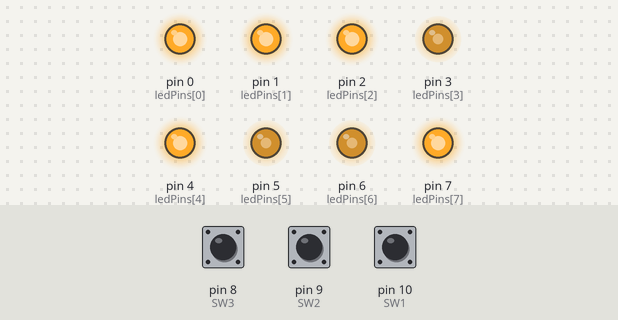
Bench run of a sketch on a simulated Arduino Uno, built with avr-gcc and run on an emulated ATmega328P. On the bench: output pins drawn as LEDs (lit = HIGH). Inputs (shaded band) come from the test bench; at power-on: pin 9 (SW2) HIGH, pin 10 (SW1) HIGH, pin 8 (SW3) HIGH.

Above: at 1.2 s.
1.3 s: pin 9 (SW2) pulled LOW for 1 s
At 3.3 s:
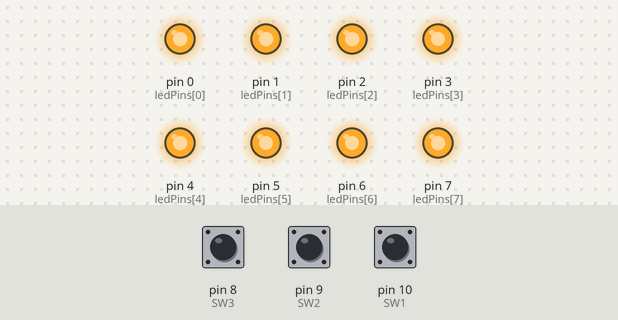
3.8 s: pin 10 (SW1) pulled LOW for 1 s
At 5.1 s:
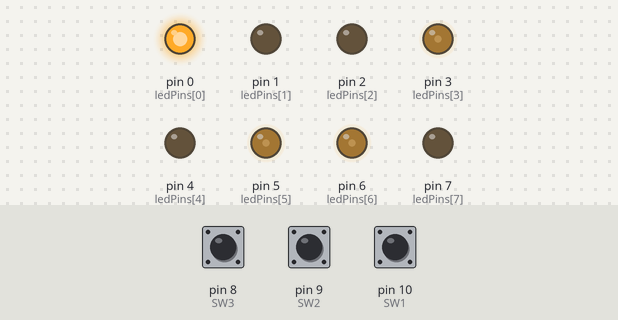
6.3 s: pin 8 (SW3) pulled LOW for 0.15 s
At 6.38 s:
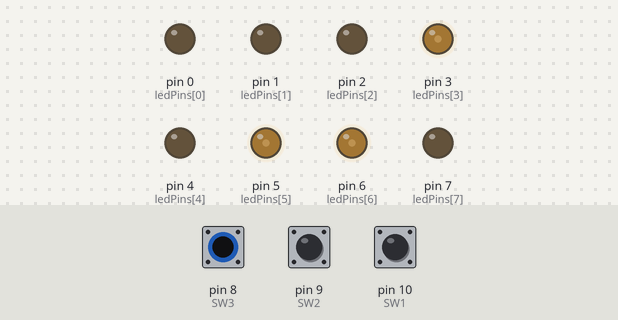
7.9 s: pin 10 (SW1) pulled LOW for 3.2 s
At 9.5 s:
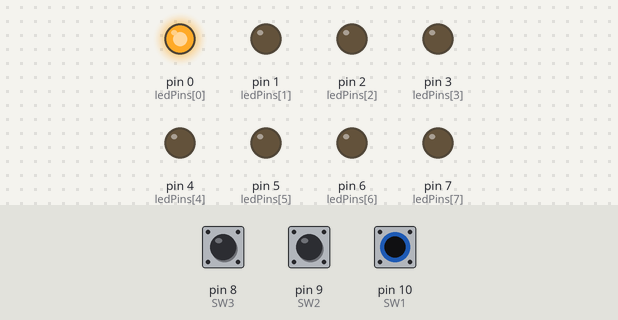
12.6 s: pin 8 (SW3) pulled LOW for 1 s
At 13.4 s:
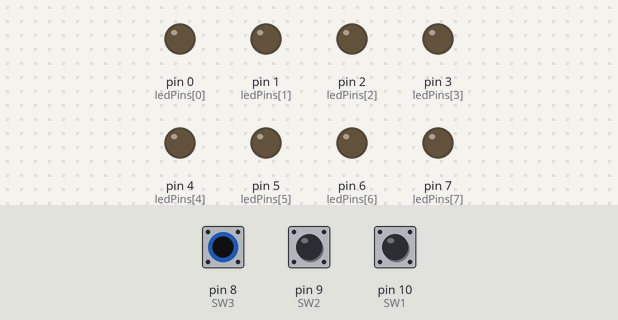
15.1 s: pin 8 (SW3) pulled LOW for 3.2 s
At 18.9 s:
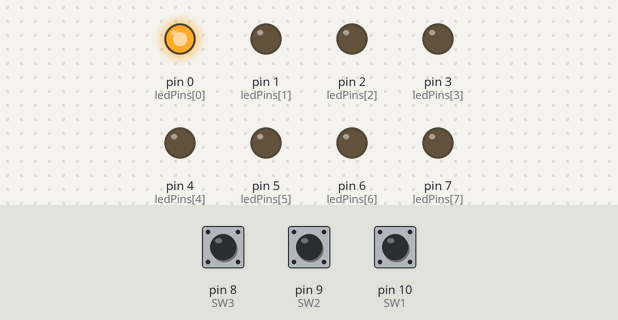
Timing chart, 0 to 20.4 s (numbered marks = the images above; inputs shaded):
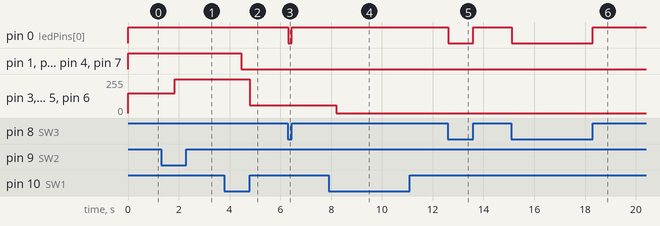

The sketch:

attiny_Hack_the_Badge_V2.ino
```cpp
/*  Hack the hacksaar.de badge
 *  https://git.hacksaar.de/mase/tks-badge
 *  special thanks to mase, giving me the hardware to gain experiences
 *  mancas@lugsaar.de
*/

// pins of the switches
const int SW1 = 10;  // numbers of the pushbutton pins
const int SW2 =  9;
const int SW3 =  8;

int ledPins[] = {0, 1, 2, 3, 4, 5, 6, 7}; // numbers of the LED pins
int pinCount = 8;

// variables for reading the pushbutton status
int buttonStateSW1 = 0;
int buttonStateSW2 = 0;
int buttonStateSW3 = 0;

//initializing a integer for incrementing and decrementing LEDs
volatile int i=150; // start value for LED dim


void setup() {

  for (int thisPin = 0; thisPin < pinCount; thisPin++) {
    pinMode(ledPins[thisPin], OUTPUT); // LED output pins
    digitalWrite(ledPins[thisPin], HIGH); //initialising all output pins
    }

    for (int thisPin = 1; thisPin < pinCount; thisPin++) {
    analogWrite(ledPins[thisPin], i); // initial dim value for the pins  1 to 7 (pin 0 has the push function)
    }

  pinMode(SW1, INPUT); // the buttons
  pinMode(SW2, INPUT);
  pinMode(SW3, INPUT);


  digitalWrite(SW1, HIGH); // need to initialise
  digitalWrite(SW2, HIGH);
  digitalWrite(SW3, HIGH);
}

void loop() {

  pushButton();
  dimLED();
}


void dimLED(){

  for (int thisPin = 1; thisPin < pinCount; thisPin++) {
   analogWrite(ledPins[thisPin], i);// analogWrite dim values from 0 to 255
   }

  if (digitalRead(SW1)==HIGH) {
    if (i<255) {
      i=++i;//if pin SW1 is pressed, increase light
      delay(5);
      }
   }

  if (digitalRead(SW2)==HIGH) {
    if (i>0) {
      i=--i;// if pin SW2 is pressed, decrease light
      delay(5);
      }
   }
}


void pushButton() {

  // read state of switch 3
  buttonStateSW3 = digitalRead(SW3);

  // check if the button is pressed
  if (buttonStateSW3 == HIGH) {
    digitalWrite(ledPins[0], HIGH); // turn LED on
    }

  else {
    digitalWrite(ledPins[0], LOW); // turn LED off
    }
}
```

Measured:
- after the input at 1.3 s, pin 3 (ledPins[3]), pin 5 (ledPins[5]), pin 6 (ledPins[6]): 150/255 → 255/255 after 0.54 s, → 254/255 0.47 s later
- after the input at 3.8 s, pin 1 (ledPins[1]), pin 2 (ledPins[2]), pin 4 (ledPins[4]), pin 7 (ledPins[7]): HIGH → LOW after 0.66 s; pin 3 (ledPins[3]), pin 5 (ledPins[5]), pin 6 (ledPins[6]): 254/255 → 59/255 after 1.0 s
- after the input at 6.3 s, pin 0 (ledPins[0]): HIGH → LOW at once, → HIGH 0.15 s later
- after the input at 7.9 s, pin 3 (ledPins[3]), pin 5 (ledPins[5]), pin 6 (ledPins[6]): 59/255 → 0/255 after 0.30 s
- after the input at 12.6 s, pin 0 (ledPins[0]): HIGH → LOW at once, → HIGH 1.0 s later
- after the input at 15.1 s, pin 0 (ledPins[0]): HIGH → LOW at once, → HIGH 3.2 s later
